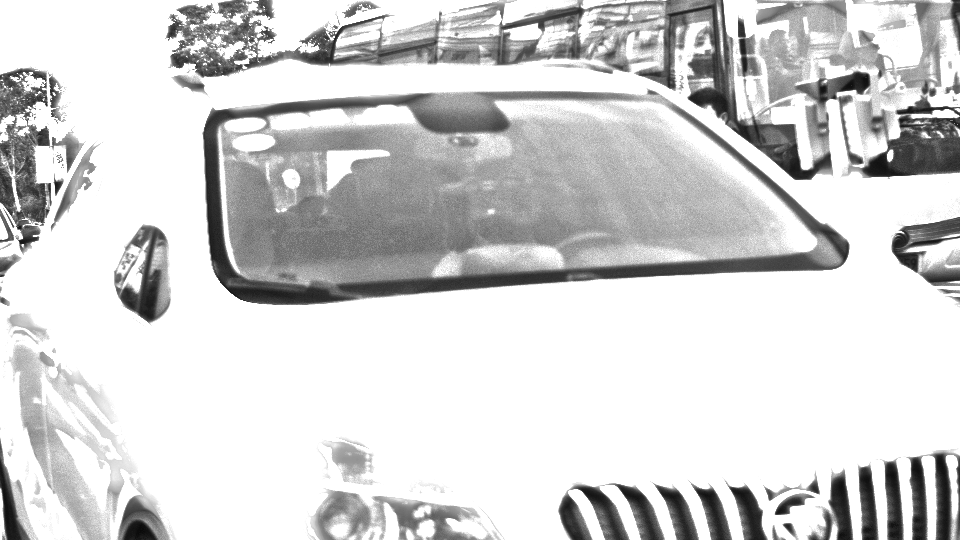
#> input picture all_with_dataset/merge_two_but_may_worse_than_crop_obselete/car.png, 960 x 540 px
$ python merge_two_but_may_worse_than_crop_obselete.py 5
#> lines starting #> are read from the running program, lines starting #| are printed output that depends on the picture; after the words box and inside, x2 and y2 are one past the last pixel; in counts of white or black regions, pixels touching at a corner belong together
import cv2
import numpy as np,sys
import matplotlib.pyplot as plt
from IPython import embed
import sys,os

raw_A = cv2.imread('car.png')
#> raw_A is the input picture: shape (540, 960, 3); min 9, max 255, mean 210.4
B = cv2.imread('head1.png')
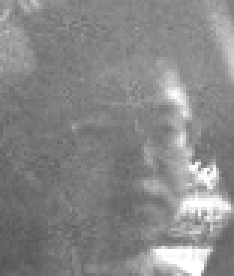
#> input picture all_with_dataset/merge_two_but_may_worse_than_crop_obselete/head1.png, 78 x 92 px (shown 3 times larger)
#> B is the input picture: shape (92, 78, 3); min 84, max 255, mean 136.1
border=int(B.shape[0]/6)
#> border = 15
upper_left_y = np.random.randint(border, int(raw_A.shape[0]-border-B.shape[0]))
#> upper_left_y = 187
upper_left_x = np.random.randint(border, int(raw_A.shape[1]-border-B.shape[1]))
#> upper_left_x = 574
A = raw_A[int(upper_left_y-border):int(B.shape[0]+upper_left_y+border), int(upper_left_x-border):int(B.shape[1]+upper_left_x+border)]
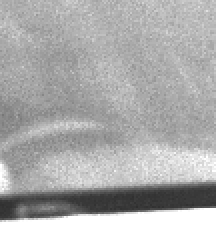
#> A: shape (122, 108, 3) (shown 2 times larger); min 46, max 255, mean 175

layers = 2#int(sys.argv[1])
# [10 lines of commented-out code are left out]
G = A.copy()
gpA = [G]
for i in range(layers):
    G = cv2.pyrDown(G)
    gpA.append(G)
#> after the loop, gpA = 3 items
    #print("A", G.shape)

# generate Gaussian pyramid for B
G = B.copy()
gpB = [G]
for i in range(layers):
    G = cv2.pyrDown(G)
    gpB.append(G)
#> after the loop, gpB = 3 items
    #print("B", G.shape)

# generate Laplacian Pyramid for A
lpA = [gpA[layers-1]]
for i in range(layers-1,0,-1):
    GE = cv2.pyrUp(gpA[i])
    #print(GE.shape)
    try:
        L = cv2.subtract(gpA[i-1],GE[:gpA[i-1].shape[0],:gpA[i-1].shape[1]])
    except:
        L = cv2.subtract(gpA[i-1][:GE.shape[0],:GE.shape[1]],GE)
    lpA.append(L)
#> this loop made 1 pass
#> pass 1, `GE = cv2.pyrUp(gpA[i])`:
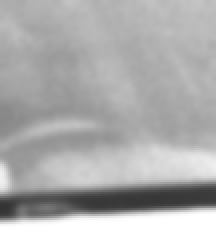
#> GE: shape (122, 108, 3) (shown 2 times larger); min 52, max 255, mean 175.1
#> pass 1, `L = cv2.subtract(gpA[i-1],GE[:gpA[i-1].shape[0],:gpA[i-1].shape[1]])`:
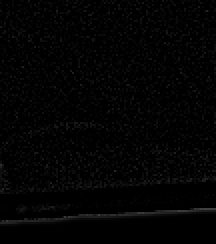
#> L: shape (122, 108, 3) (shown 2 times larger); min 0, max 65, mean 3.4
#> after the loop, lpA = 2 items

# generate Laplacian Pyramid for B
lpB = [gpB[layers-1]]
for i in range(layers-1,0,-1):
    GE = cv2.pyrUp(gpB[i])
    try:
        L = cv2.subtract(gpB[i-1],GE[:gpB[i-1].shape[0],:gpB[i-1].shape[1]])
    except:
        L = cv2.subtract(gpB[i-1][:GE.shape[0],:GE.shape[1]],GE)
    lpB.append(L)
#> this loop made 1 pass
#> pass 1, `L = cv2.subtract(gpB[i-1],GE[:gpB[i-1].shape[0],:gpB[i-1].shape[1]])`:
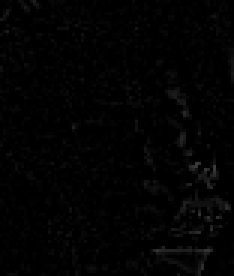
#> L: shape (92, 78, 3) (shown 3 times larger); min 0, max 58, mean 2.6
#> after the loop, lpB = 2 items


#####################intergration############################

# Now insert B into A in each level
LS = []
for la,lb in zip(lpA,lpB):
    #embed()
    #la[int(0.5*lb.shape[0]*ratio_to_B):int(1.5*lb.shape[0]*ratio_to_B), int(0.5*lb.shape[1]*ratio_to_B):int(1.5*lb.shape[1]*ratio_to_B)] = lb
    starter_x, starter_y = np.round((np.array(la.shape)-np.array(lb.shape))[:2]/2).astype(int)
    la[starter_x:starter_x+lb.shape[0], starter_y:starter_y+lb.shape[1]] = lb
    #ls = np.hstack((la[:,0:int(cols/2)], lb[:,int(cols/2):]))
    LS.append(la)
#> this loop made 2 passes
#> (starter_x, starter_y) on passes 1 to 2: (8, 8), (15, 15)
#> after the loop, LS = 2 items

# now reconstruct
ls_ = LS[0]
ls_ = (LS[0]/(1+(layers*0.025))).astype(np.uint8)
for i in range(1,layers):
    ls_ = cv2.pyrUp(ls_)
    print(ls_.shape, LS[i].shape)
    try:
        ls_ = cv2.add(ls_, LS[i][:ls_.shape[0],:ls_.shape[1]])
    except:
        ls_ = cv2.add(ls_[:LS[i].shape[0],:LS[i].shape[1]], LS[i])
#> this loop made 1 pass
#> pass 1, `ls_ = cv2.add(ls_, LS[i][:ls_.shape[0],:ls_.shape[1]])`:
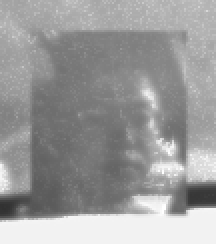
#> ls_: shape (122, 108, 3) (shown 2 times larger); min 49, max 255, mean 155.4


# image with direct connecting each half
#embed()
raw_A[int(upper_left_y-border):int(B.shape[0]+upper_left_y+border), int(upper_left_x-border):int(B.shape[1]+upper_left_x+border)] = ls_
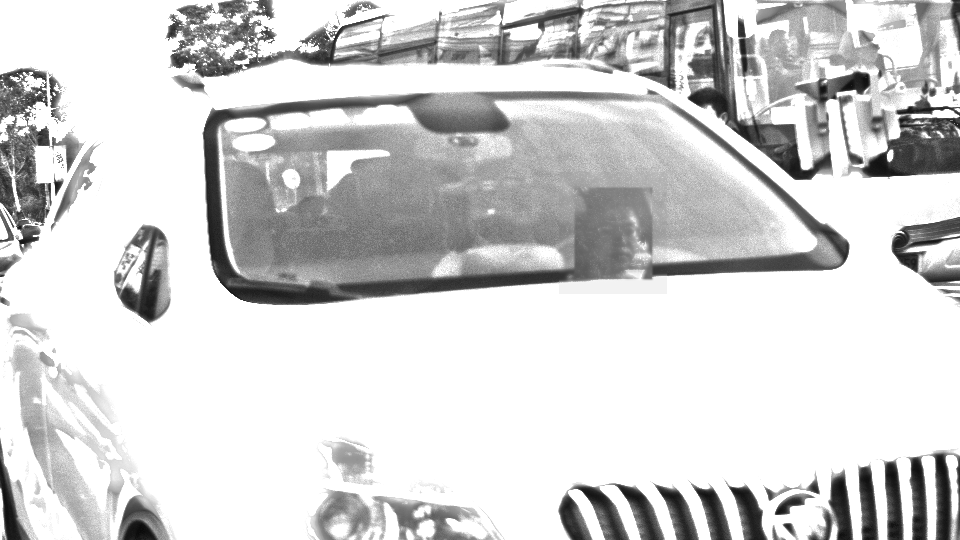
#> raw_A: shape (540, 960, 3); 2.52% of pixels changed, all inside (x1, y1, x2, y2) = (559, 172, 667, 294)


plt.imshow(raw_A[:,:,[2,1,0]])
#> (this line was passed over: IPython is not available in this run)
plt.show()
